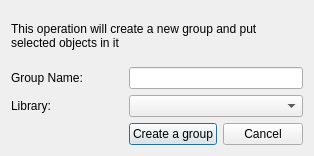
<?xml version="1.0" encoding="UTF-8"?>
<ui version="4.0">
 <class>newGroupDialog_q</class>
 <widget class="QDialog" name="newGroupDialog_q">
  <property name="geometry">
   <rect>
    <x>0</x>
    <y>0</y>
    <width>314</width>
    <height>156</height>
   </rect>
  </property>
  <property name="sizePolicy">
   <sizepolicy hsizetype="Preferred" vsizetype="Preferred">
    <horstretch>0</horstretch>
    <verstretch>0</verstretch>
   </sizepolicy>
  </property>
  <property name="windowTitle">
   <string>New Group</string>
  </property>
  <layout class="QGridLayout">
   <item row="0" column="0" colspan="3">
    <widget class="QLabel" name="textLabel3">
     <property name="text">
      <string>This operation will create a new group and put selected objects in it</string>
     </property>
     <property name="alignment">
      <set>Qt::AlignmentFlag::AlignVCenter</set>
     </property>
     <property name="wordWrap">
      <bool>true</bool>
     </property>
    </widget>
   </item>
   <item row="1" column="0">
    <widget class="QLabel" name="textLabel1">
     <property name="text">
      <string>Group Name:</string>
     </property>
     <property name="wordWrap">
      <bool>false</bool>
     </property>
    </widget>
   </item>
   <item row="1" column="1" colspan="2">
    <widget class="QLineEdit" name="obj_name">
     <property name="toolTip">
      <string>Name for the new group containing the selected objects</string>
     </property>
    </widget>
   </item>
   <item row="2" column="0">
    <widget class="QLabel" name="textLabel1_2">
     <property name="text">
      <string>Library:</string>
     </property>
     <property name="wordWrap">
      <bool>false</bool>
     </property>
    </widget>
   </item>
   <item row="2" column="1" colspan="2">
    <widget class="QComboBox" name="libs">
     <property name="sizePolicy">
      <sizepolicy hsizetype="Expanding" vsizetype="Fixed">
       <horstretch>0</horstretch>
       <verstretch>0</verstretch>
      </sizepolicy>
     </property>
     <property name="toolTip">
      <string>Library where the new group will be created</string>
     </property>
    </widget>
   </item>
   <item row="3" column="0">
    <spacer name="spacer3">
     <property name="orientation">
      <enum>Qt::Orientation::Horizontal</enum>
     </property>
     <property name="sizeHint" stdset="0">
      <size>
       <width>55</width>
       <height>20</height>
      </size>
     </property>
    </spacer>
   </item>
   <item row="3" column="1">
    <widget class="QPushButton" name="applyBtn">
     <property name="text">
      <string>Create a group</string>
     </property>
     <property name="toolTip">
      <string>Create the group and add the selected objects to it</string>
     </property>
    </widget>
   </item>
   <item row="3" column="2">
    <widget class="QPushButton" name="cancelBtn">
     <property name="text">
      <string>Cancel</string>
     </property>
    </widget>
   </item>
  </layout>
 </widget>
 <tabstops>
  <tabstop>obj_name</tabstop>
  <tabstop>libs</tabstop>
  <tabstop>applyBtn</tabstop>
  <tabstop>cancelBtn</tabstop>
 </tabstops>
 <connections>
  <connection>
   <sender>cancelBtn</sender>
   <signal>clicked()</signal>
   <receiver>newGroupDialog_q</receiver>
   <slot>reject()</slot>
  </connection>
  <connection>
   <sender>applyBtn</sender>
   <signal>clicked()</signal>
   <receiver>newGroupDialog_q</receiver>
   <slot>accept()</slot>
  </connection>
 </connections>
</ui>
